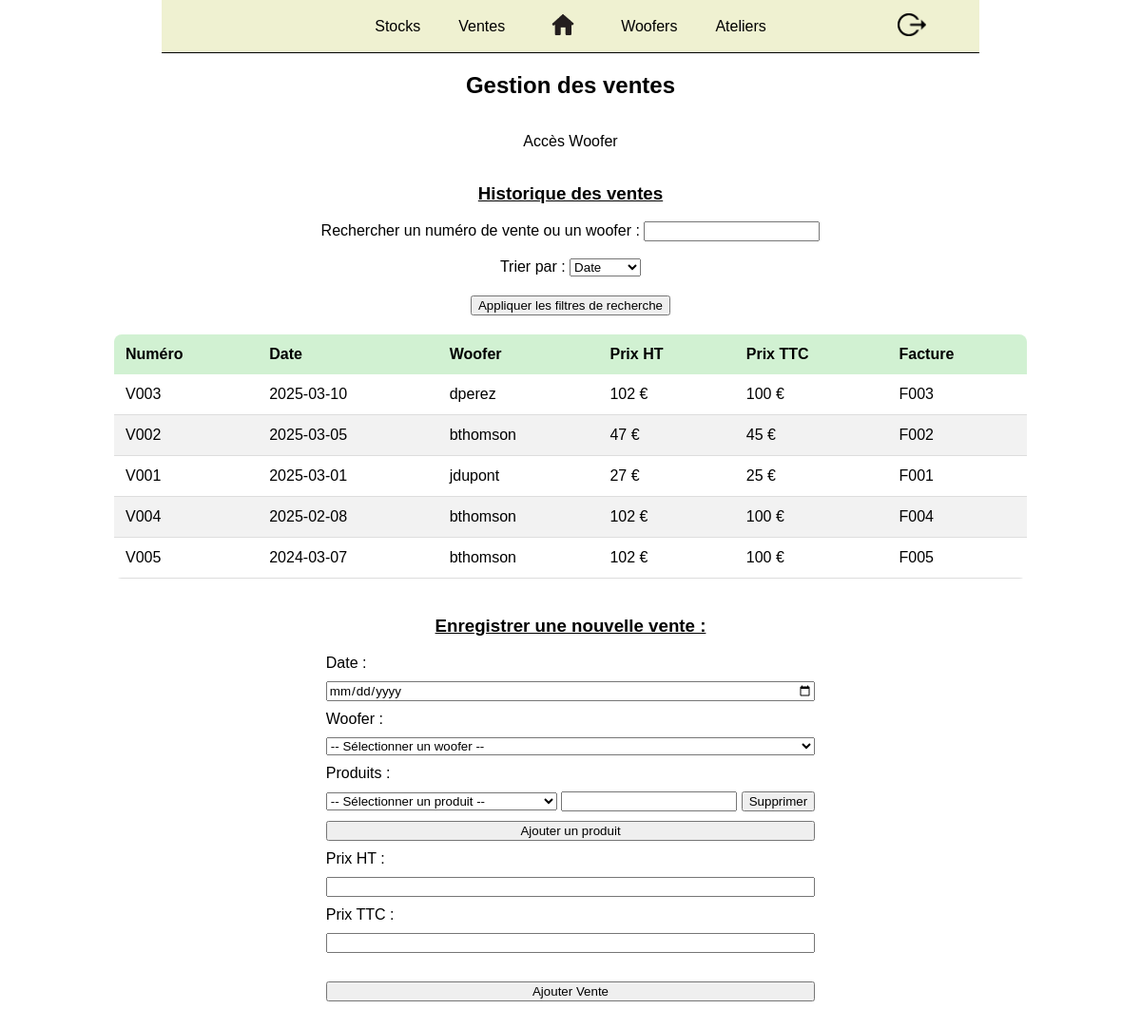
/ventes.php (signed in), run on an earlier commit of the app's database.
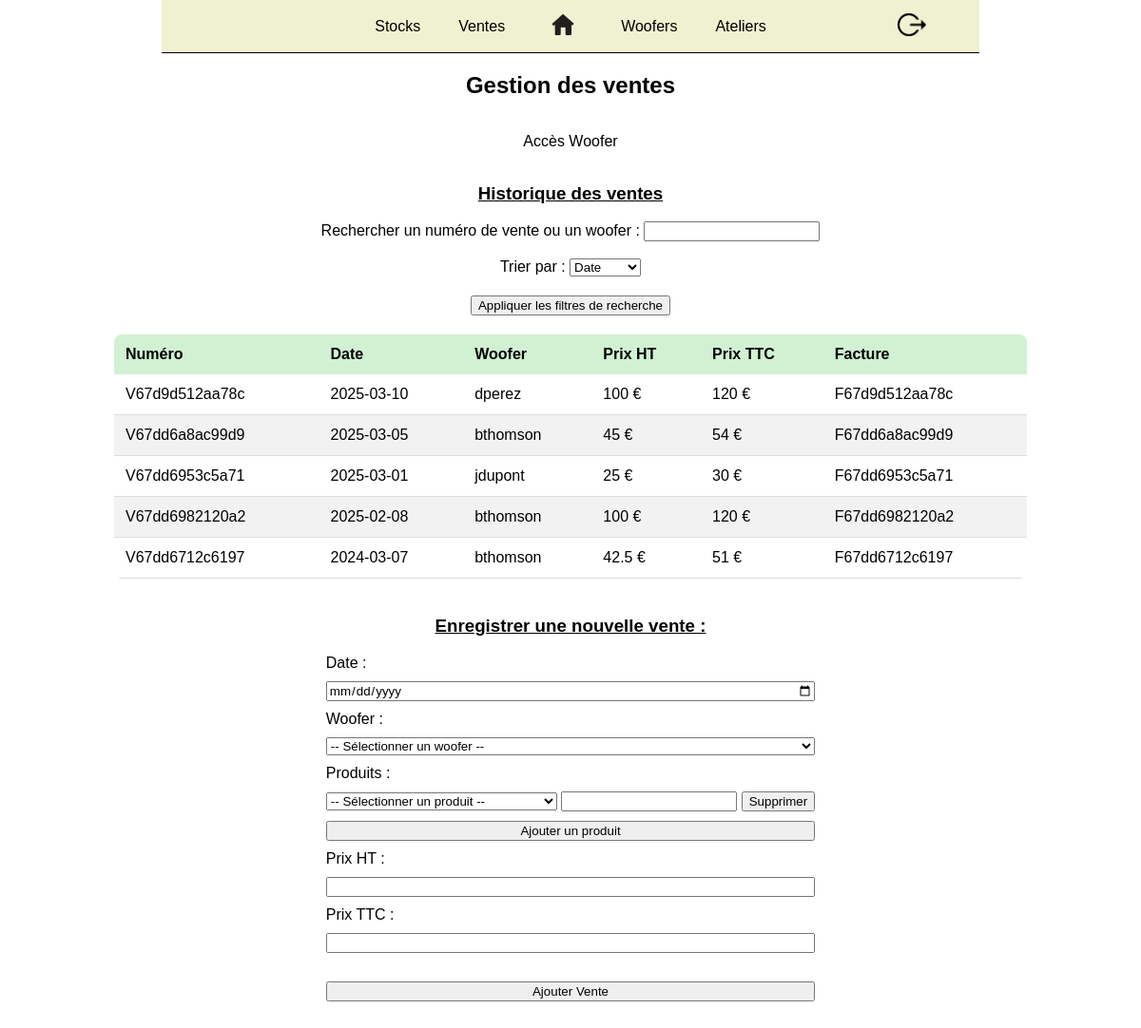
And on a later commit of the database.
### tables this page shows
CREATE TABLE Vente (
    idnoVente VARCHAR(30) PRIMARY KEY,
    date DATE NOT NULL,
    prixTTC FLOAT NOT NULL,
    prixHT FLOAT NOT NULL,
    woofer INT NOT NULL,
    etat ENUM('cree', 'enregistree', 'enAttente', 'payee', 'annulee', 'refusee', 'archivee') NOT NULL,
    FOREIGN KEY (woofer) REFERENCES Woofer(idCompte)
);

CREATE TABLE Utilisateur (
    idCompte INT PRIMARY KEY AUTO_INCREMENT,
    nomUtilisateur VARCHAR(100) NOT NULL,
    motDePasse VARCHAR(50) NOT NULL,
    email VARCHAR(100) NOT NULL,
    typeUtilisateur ENUM('Woofer', 'Responsable') NOT NULL,
    dateCreation DATE NOT NULL,
    etat ENUM('connecte', 'deconnecte') NOT NULL,
    derniereConnexion DATE NOT NULL
);

CREATE TABLE Facture (
    idFacture INT PRIMARY KEY AUTO_INCREMENT,
    refFacture VARCHAR(30) UNIQUE NOT NULL,
    prix FLOAT NOT NULL,
    etat ENUM('archivee', 'generee', 'payee') NOT NULL,
    vente VARCHAR(30),
    FOREIGN KEY (vente) REFERENCES Vente(idnoVente)
);

### ventes.php (the view, shortened to what this page needs)
<?php
require_once("config/database.php");
?>
<!DOCTYPE html>
<html lang="fr">
<head>
    <link rel="stylesheet" href="css/menu.css">
    <link rel="stylesheet" href="css/index.css">
</head>
<body>
    <?php include_once("menu.php") ?>
    <h2>Gestion des ventes</h2>
    <p>Accès <?php echo $_SESSION["typeUtilisateur"]?></p>
    <h3>Historique des ventes</h3>
    <form class="rechercheAvancee" method="GET" action="">
        <div>
        <label for="search">Rechercher un numéro de vente ou un woofer : </label>
        <input type="text" name="search" id="search" placeholder="" value="<?= isset($_GET['search']) ? $_GET['search'] : '' ?>">
        </div>
        <br>
        <div>
        <label for="sort">Trier par : </label>
        <select name="sort" id="sort">
            <option value="date" <?= (isset($_GET['sort']) && $_GET['sort'] == 'date') ? 'selected' : '' ?>>Date</option>
        </select>
        </div>
        <button type="submit">Appliquer les filtres de recherche</button>
    </form>
    <table>
        <thead>
            <tr>
                <th>Numéro</th>
                <th>Date</th>
                <th>Woofer</th>
                <th>Prix HT</th>
                <th>Prix TTC</th>
                <th>Facture</th>
            </tr>
        </thead>
        <tbody>
            <?php
            $search = isset($_GET['search']) ?mysqli_real_escape_string($conn, $_GET['search']) : '';
            $sort = isset($_GET['sort']) ? $_GET['sort'] : 'date';
            $sql = "SELECT v.idnoVente, v.date, u.nomUtilisateur, v.prixTTC, v.prixHT, f.refFacture
                    FROM Vente v
                    JOIN Woofer w ON v.woofer = w.idCompte
                    JOIN utilisateur u ON w.idCompte = u.idCompte
                    JOIN Facture f ON v.idnoVente = f.vente
                    WHERE v.idnoVente LIKE '%$search%' OR u.nomUtilisateur LIKE '%$search%'
                    ORDER BY $sort DESC";
            $result = mysqli_query($conn, $sql);
            while ($vente = $result->fetch_assoc()) {
                echo "<tr>
                        <td>{$vente['idnoVente']}</td>
                        <td>{$vente['date']}</td>
                        <td>{$vente['nomUtilisateur']}</td>
                        <td>{$vente['prixHT']} €</td>
                        <td>{$vente['prixTTC']} €</td>
                        <td>{$vente['refFacture']}</td>
                    </tr>";
            }
            ?>
        </tbody>
    </table>
    <h3>Enregistrer une nouvelle vente :</h3>
    <form id="form-nouvelle-vente" method="POST" action="">
        <label for="date">Date :</label>
        <input type="date" name="date" required>
        <label for="woofer">Woofer :</label>
        <select name="woofer" required>
            <option value="">-- Sélectionner un woofer --</option>
        </select>
        <label for="produits">Produits :</label>
        <div id="conteneur-produits">
            <div class="selection-produit">
                <select name="produits[]" class="produit" required>
                    <option value="">-- Sélectionner un produit --</option>
                </select>
                <input type="number" name="quantites[]" class="quantite" min="1" required>
                <button type="button" class="supprimer-produit">Supprimer</button>
            </div>
        </div>
        <button type="button" id="ajouter-produit">Ajouter un produit</button>
        <label for="prixHT">Prix HT :</label>
        <input type="text" name="prixHT" id="prixHT" readonly required>
        <label for="prixTTC">Prix TTC :</label>
        <input type="text" name="prixTTC" id="prixTTC" readonly required>
        <button type="submit" name="ajouterVente">Ajouter Vente</button>
    </form>
</body>
</html>

What changed in the data, as far as the page shows it:
removed vente: idnoVente "V003", date "2025-03-10", utilisateur.nomUtilisateur "dperez", prixHT "102", prixTTC "100", facture.refFacture "F003"
removed vente: idnoVente "V002", date "2025-03-05", utilisateur.nomUtilisateur "bthomson", prixHT "47", prixTTC "45", facture.refFacture "F002"
removed vente: idnoVente "V001", date "2025-03-01", utilisateur.nomUtilisateur "jdupont", prixHT "27", prixTTC "25", facture.refFacture "F001"
removed vente: idnoVente "V004", date "2025-02-08", utilisateur.nomUtilisateur "bthomson", prixHT "102", prixTTC "100", facture.refFacture "F004"
removed vente: idnoVente "V005", date "2024-03-07", utilisateur.nomUtilisateur "bthomson", prixHT "102", prixTTC "100", facture.refFacture "F005"
added vente: idnoVente "V67d9d512aa78c", date "2025-03-10", utilisateur.nomUtilisateur "dperez", prixHT "100", prixTTC "120", facture.refFacture "F67d9d512aa78c"
added vente: idnoVente "V67dd6a8ac99d9", date "2025-03-05", utilisateur.nomUtilisateur "bthomson", prixHT "45", prixTTC "54", facture.refFacture "F67dd6a8ac99d9"
added vente: idnoVente "V67dd6953c5a71", date "2025-03-01", utilisateur.nomUtilisateur "jdupont", prixHT "25", prixTTC "30", facture.refFacture "F67dd6953c5a71"
added vente: idnoVente "V67dd6982120a2", date "2025-02-08", utilisateur.nomUtilisateur "bthomson", prixHT "100", prixTTC "120", facture.refFacture "F67dd6982120a2"
added vente: idnoVente "V67dd6712c6197", date "2024-03-07", utilisateur.nomUtilisateur "bthomson", prixHT "42.5", prixTTC "51", facture.refFacture "F67dd6712c6197"
